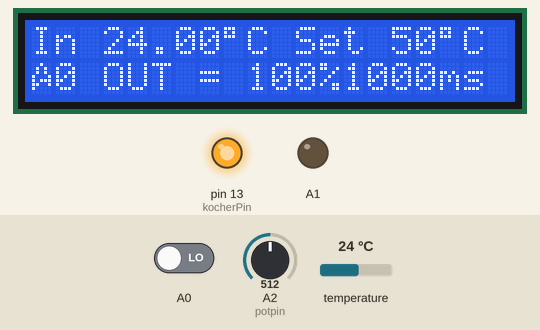
This sketch was run on a simulated Arduino Uno, built with avr-gcc and run on an emulated ATmega328P. Parts: 20×2 character LCD, output pins drawn as LEDs (lit = HIGH). Dashed ring = blinking. The test bench sets the inputs (shaded band); at power-on: temperature 24 °C, A0 LOW, A2 (potpin) = 512.

Above: at 9.3 s.
9.4 s: temperature set to 12 °C
At 10.8 s:
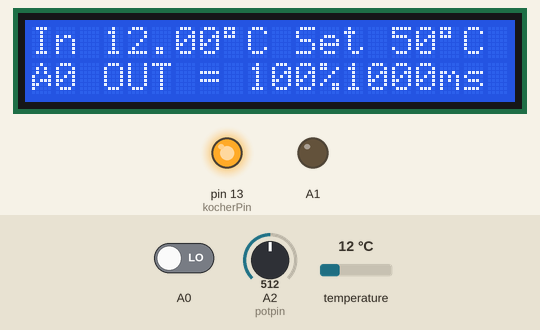
12.4 s: A0 driven HIGH
At 13.7 s:
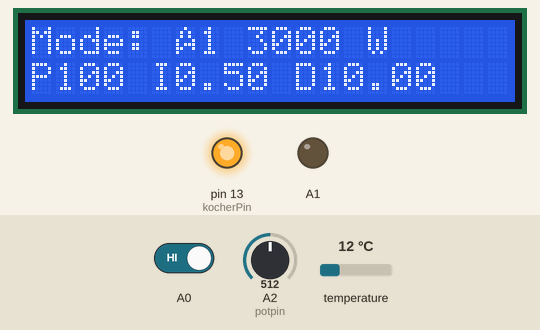
16.9 s: temperature set to 0 °C
At 18.7 s:
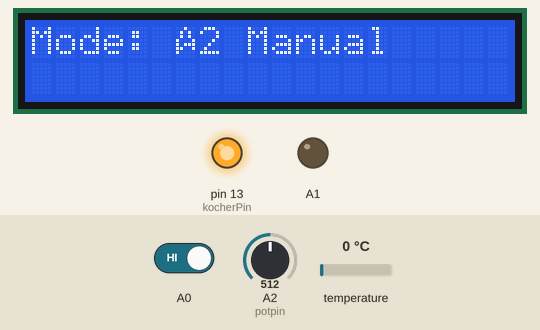
21.9 s: A0 driven LOW
24.9 s: temperature set to 2 °C
At 26.8 s:
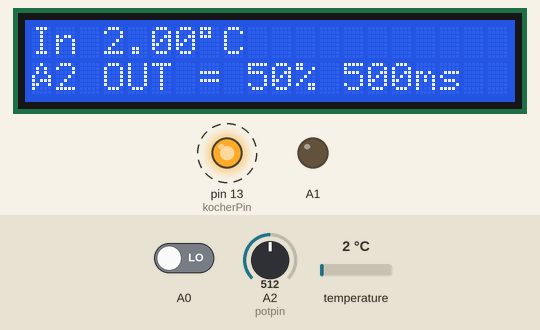
27.9 s: A2 (potpin) set to 716
At 28.42 s:
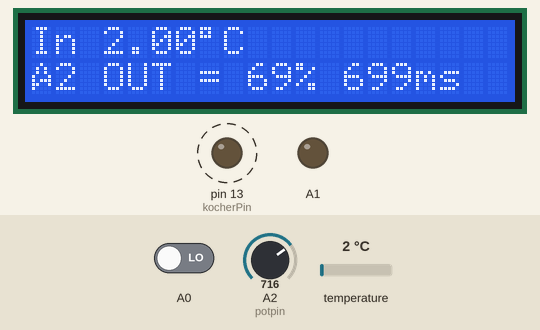
Timing chart, 0 to 30.7 s (numbered marks = the images above; inputs shaded):
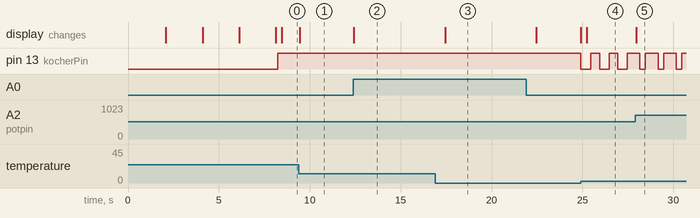

The sketch:

BID.ino
```cpp
#include <OneWire.h>
#include <PID_v1.h>
#include <LiquidCrystal.h>

byte logo[8] = {
  B00100,
  B01010,
  B01010,
  B10001,
  B10111,
  B11001,
  B10000,
  B00000,
};

int runMode = 0;

// OneWire DS18S20, DS18B20, DS1822 Temperature Example
//
// http://www.pjrc.com/teensy/td_libs_OneWire.html
//
// The DallasTemperature library can do all this work for you!
// http://milesburton.com/Dallas_Temperature_Control_Library

// initialize the library with the numbers of the interface pins
LiquidCrystal lcd(11, A3, 10, 9, 8, 7, 6, 5, 4, 3, 2);
//AnalogPin
int LCDDimPin = 1;
OneWire  ds(12);  // on pin 12
//AnalogPin
int potpin = 2;
int kocherPin = 13;
double Setpoint, Output;
double celsius;
byte addr[8];

//double Kp = 10000;
//double Ki = 10;
//double Kd = 100;
//PID myPID(&celsius, &Output, &Setpoint,Kp,Ki,Kd,DIRECT);

//25 W
PID myPID(&celsius, &Output, &Setpoint,10000,10,100,DIRECT);
//3000 W
//PID myPID(&celsius, &Output, &Setpoint,100,0.5,10,DIRECT);
//PID myPID(&celsius, &Output, &Setpoint,20,0.1,1,DIRECT);


int WindowSize = 1000;
unsigned long windowStartTime;

void setup(void) {
  pinMode(A0, INPUT);

  lcd.createChar(1, logo);

    // set up the LCD's number of columns and rows:
  lcd.begin(20, 2);
  analogWrite(A1, 0);
  //lcd.blink();
  //lcd.setCursor(0,0);
  lcd.clear();
  lcd.write(1);
  lcd.print(" Harry Kims Helm ");
  lcd.write(1);
  delay(2000);


  int i = 0;
  windowStartTime = millis();
  Setpoint = 50;
  myPID.SetOutputLimits(0, WindowSize);
  myPID.SetMode(AUTOMATIC);

  Serial.begin(9600);
  pinMode(kocherPin, OUTPUT);


  // Initial search
  //
  while (! addr[0]) {
    lcd.clear();
    lcd.print("Searching Sensor...");
    //lcd.blink();
    ds.reset();
    ds.write(0x33);
    lcd.setCursor(0,1);
    lcd.print("Sensor: ");
    for ( i = 0; i < 8; i++ ) {
      addr[i] = ds.read();
      lcd.print(addr[i], HEX);
      lcd.print(" ");
    }
    if ( OneWire::crc8(addr, 7) != addr[7]) {
      lcd.print("CRC of addr is not valid!");
    }
    delay(2000);
  }

  // Start first data
  ds.reset();
  ds.select(addr);
  ds.write(0x44);
  //ds.reset();

}

void loop(void) {
  byte i;
  byte present = 0;
  byte data[12];
  int potValue;
 // double power;
  int dataReady = 0;

  // Read Pot
  potValue = analogRead(potpin);

  // Check if we should switch Modes
  if (digitalRead(A0) == HIGH) {
    // Debounce
    delay(10);
    if (digitalRead(A0) == HIGH) {
      if (runMode >= 2) {
        runMode = 0;
      } else {
        runMode += 1;
      }
      // Switch Modes
      lcd.clear();
      lcd.print("Mode: ");

      lcd.write(1);
      lcd.print(runMode, DEC);
      //Reset Starttime
      windowStartTime = millis();

      if (runMode == 0) {
        // 25W
        lcd.print(" 25 W");
        lcd.setCursor(0,1);
        myPID.SetTunings(10000,10,100);
        printTuning();
      } else if (runMode == 1) {
        // 3000W
        lcd.print(" 3000 W");
        lcd.setCursor(0,1);
        myPID.SetTunings(100,0.5,10);
        printTuning();
      } else if (runMode == 2) {
        // Manual
        lcd.print(" Manual");
        lcd.setCursor(0,1);
      }

      delay(5000);
      //return;
    }
  }


  dataReady = ds.read();
  if (dataReady) {
    ds.reset();
    ds.select(addr);
 //   Serial.println("Yes we have data");
    ds.write(0xBE);
    for ( i = 0; i < 9; i++ ) {
      data[i] = ds.read();
      //Serial.print(data[i], HEX);
      //Serial.print(" ");
    }
    //Serial.println(" got data");
    convertData(data);
    int power = map(Output, 0, WindowSize, 0, 100);

    //Refresh LCD with new data
    lcd.clear();
    lcd.print("In ");
    lcd.print(celsius);
    lcd.print((char)223);
    lcd.print("C");
    if (runMode != 2) {
    //  lcd.print(power);
    //  lcd.print("%");
    //} else {
      lcd.print(" Set ");
      lcd.print(int(Setpoint));
      lcd.print((char)223);
      lcd.print("C");
    }
    //lcd.print(" Celsius");
    lcd.setCursor(0,1);
    lcd.write(1);
    //String foo = String(runMode, DEC);
    lcd.print(runMode, DEC);
    lcd.print(" OUT = ");
    //lcd.rightToLeft();
    //lcd.setCursor(12,1);
    lcd.print(power);
    lcd.print("% ");
    lcd.setCursor(13,1);
    lcd.print(int(Output));
    lcd.print("ms");

    //Send command to get next data
    ds.reset();
    ds.select(addr);
//    ds.write(0xCC);
//    // Start first data
    ds.write(0x44);
 // } else {
 //   Serial.println("No still waiting");
  }

  if (! celsius) {
    return;
  }

  if (runMode == 2) {
    // Manual Mode
  // Convert Poti to ms in WindowSize
    double setting = map(potValue, 0, 1023, 0, WindowSize);
    if (setting != Output) {
      Output = setting;
    }
  } else {
    // PID MODE
    // Convert Poti setting to degree celcius
    double setting = map(potValue, 0, 1023, 0, 100);
    if (setting != Setpoint) {
      Setpoint = setting;
    }
  }


  // Next time frame / Window
  if ((millis() - windowStartTime) > WindowSize) {
    windowStartTime += WindowSize;
    // We have new data it makes sense to calculate control
    if (runMode != 2) {
      myPID.Compute();
    }
  }

  if (int(Output) < ( millis() - windowStartTime )) {
    //Serial.println("Heating");
    digitalWrite(kocherPin, LOW);
  } else {
    //Serial.println("Cooling");
    digitalWrite(kocherPin, HIGH);
  }


}

double convertData(byte data[12]) {
  byte type_s = 0;
  // convert the data to actual temperature

  unsigned int raw = (data[1] << 8) | data[0];
  if (type_s) {
    raw = raw << 3; // 9 bit resolution default
    if (data[7] == 0x10) {
      // count remain gives full 12 bit resolution
      raw = (raw & 0xFFF0) + 12 - data[6];
    }
  } else {
    byte cfg = (data[4] & 0x60);
    if (cfg == 0x00) raw = raw << 3;  // 9 bit resolution, 93.75 ms
    else if (cfg == 0x20) raw = raw << 2; // 10 bit res, 187.5 ms
    else if (cfg == 0x40) raw = raw << 1; // 11 bit res, 375 ms
    // default is 12 bit resolution, 750 ms conversion time
  }
  //celsius
  celsius = (float)raw / 16.0;
}

void printTuning(void) {
  lcd.print("P");
  lcd.print(int(myPID.GetKp()));
  lcd.print(" I");
  lcd.print(myPID.GetKi());
  lcd.print(" D");
  lcd.print(myPID.GetKd());
}
```

Measured:
- after the input at 9.4 s, the display: changes at once (image 1)
- after the input at 12.4 s, the display: changes at once (image 2)
- after the input at 16.9 s, pin 13 (kocherPin): stays HIGH (without the input it goes to LOW after 0.54 s)
- after the input at 24.9 s, pin 13 (kocherPin): alternates HIGH for 0.50 s and LOW for 0.50 s, starting at once; the display: first changes at once (image 4 shows a later state)
- after the input at 27.9 s, the display: changes after 0.05 s (image 5)
